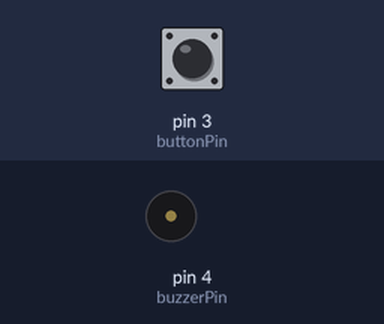
Simulated run of this sketch. Board: Arduino Uno, built with avr-gcc and run on an emulated ATmega328P. Parts: buzzer (waves = sounding). The test bench sets the inputs (shaded band); at power-on: pin 3 (buttonPin) HIGH.

Above: at 1.2 s.
1.3 s: pin 3 (buttonPin) pulled LOW for 0.15 s
At 2.0 s:
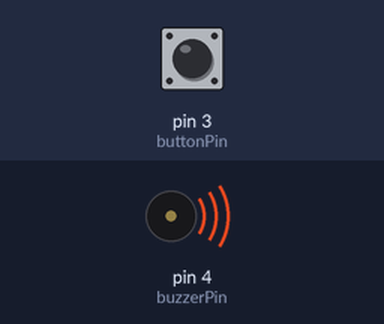
Timing chart, 0 to 7.6 s (numbered marks = the images above; inputs shaded):
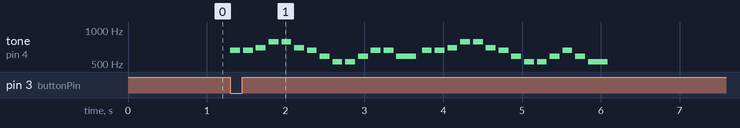

Measured:
- after the input at 1.3 s, tone on pin 4 (buzzerPin): plays 659 Hz for 0.13 s, 659 Hz for 0.13 s, 698 Hz for 0.13 s, 784 Hz for 0.13 s, 784 Hz for 0.13 s, 698 Hz for 0.13 s … (28 notes in this stretch), starting at once

The sketch:

Feuer_sch_ner_G_tterfunken2.ino
```cpp
const int buttonPin = 3; // Pin für den Button
const int buzzerPin = 4; // Pin für den Buzzer

// Frequenzen der Noten in Hertz
#define NOTE_B4 494
#define NOTE_C5 523
#define NOTE_D5 587
#define NOTE_E5 659
#define NOTE_F5 698
#define NOTE_G5 784
#define NOTE_A5 880

// Melodie und Notenlängen kombiniert in einem 2D-Array
int melody[][2] = {
  {NOTE_E5, 8}, {NOTE_E5, 8}, {NOTE_F5, 8}, {NOTE_G5, 8},
  {NOTE_G5, 8}, {NOTE_F5, 8}, {NOTE_E5, 8}, {NOTE_D5, 8},
  {NOTE_C5, 8}, {NOTE_C5, 8}, {NOTE_D5, 8}, {NOTE_E5, 8},
  {NOTE_E5, 8}, {NOTE_D5, 4},

  {NOTE_E5, 8}, {NOTE_E5, 8}, {NOTE_F5, 8}, {NOTE_G5, 8},
  {NOTE_G5, 8}, {NOTE_F5, 8}, {NOTE_E5, 8}, {NOTE_D5, 8},
  {NOTE_C5, 8}, {NOTE_C5, 8}, {NOTE_D5, 8}, {NOTE_E5, 8},
  {NOTE_D5, 8}, {NOTE_C5, 4}
};

void setup() {
  pinMode(buttonPin, INPUT_PULLUP); // Button mit Pull-Up-Widerstand
  pinMode(buzzerPin, OUTPUT); // Buzzer als OUTPUT
}

void loop() {
  int buttonState = digitalRead(buttonPin);

  // Wenn der Button gedrückt wird (LOW wegen INPUT_PULLUP)
  if (buttonState == LOW) {
    playMelody(); // Melodie abspielen
  } else {
    noTone(buzzerPin); // Buzzer ausschalten
  }
}

// Funktion zum Abspielen der Melodie
void playMelody() {
  int melodyLength = sizeof(melody) / sizeof(melody[0]); // Anzahl der Noten in der Melodie

  for (int i = 0; i < melodyLength; i++) {
    int note = melody[i][0]; // Die Frequenz der Note
    int duration = 1000 / melody[i][1]; // Dauer der Note berechnen

    tone(buzzerPin, note, duration); // Ton für die Note erzeugen
    delay(duration * 1.3); // Pause zwischen den Noten
    noTone(buzzerPin); // Ton stoppen
  }
}
```
